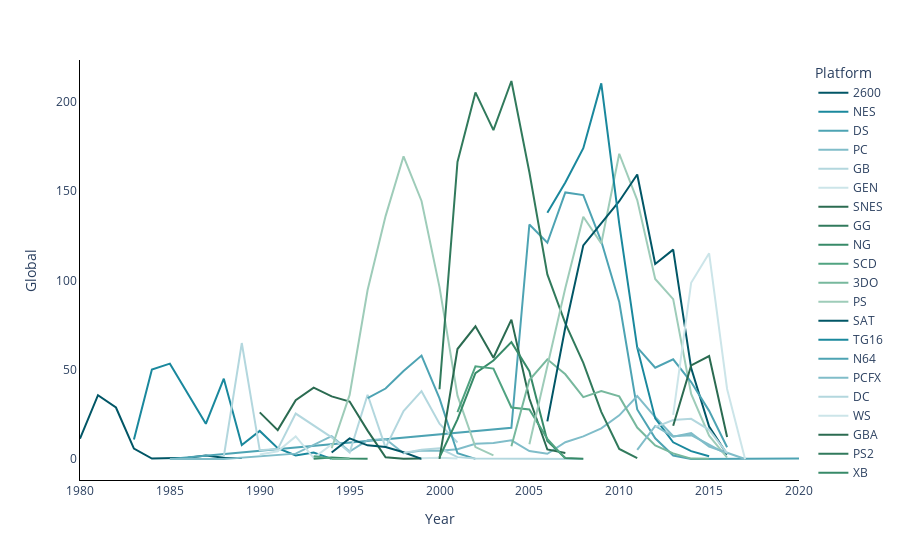

Notebook code for this chart:
### Markdown cell above
### andere Diagramme

### Code cell
# line diagram

def line_diagram(main_filter, sales_filter):
    df_l = df[df['Global'] > sales_filter]
    df_l = df_l.groupby(['Year', main_filter], as_index=False)['Global'].sum()

    line_fig = px.line(df_l, x='Year', y='Global', color=main_filter, color_discrete_sequence= ['#015666', '#1a889d', '#4da3b3', '#80bdc9', '#b3d7de', '#cce5e9',  '#2b6b51', '#317a5c','#378a68','#50a381', '#77b89d', '#9eccb9' ])
    line_fig.update_layout(plot_bgcolor='white',paper_bgcolor='white')
    line_fig.update_xaxes(showline=True, linewidth=1, linecolor='black')
    line_fig.update_yaxes(showline=True, linewidth=1, linecolor='black')
    return line_fig

line_diagram('Platform', 0)

### Figure 1 — Plotly figure (JSON) as saved in the notebook; plotly's stock layout.template omitted (floating-point values rounded to 4 significant figures)
{"data": [{"hovertemplate": "Platform=2600<br>Year=%{x}<br>Global=%{y}<extra></extra>", "legendgroup": "2600", "line": {"color": "#015666", "dash": "solid"}, "marker": {"symbol": "circle"}, "mode": "lines", "name": "2600", "orientation": "v", "showlegend": true, "x": [1980.0, 1981.0, 1982.0, 1983.0, 1984.0, 1985.0, 1986.0, 1987.0, 1988.0, 1989.0], "xaxis": "x", "y": [11.38, 35.77, 28.86, 5.83, 0.27, 0.45, 0.66, 1.98, 0.75, 0.62], "yaxis": "y", "type": "scatter"}, {"hovertemplate": "Platform=NES<br>Year=%{x}<br>Global=%{y}<extra></extra>", "legendgroup": "NES", "line": {"color": "#1a889d", "dash": "solid"}, "marker": {"symbol": "circle"}, "mode": "lines", "name": "NES", "orientation": "v", "showlegend": true, "x": [1983.0, 1984.0, 1985.0, 1986.0, 1987.0, 1988.0, 1989.0, 1990.0, 1991.0, 1992.0, 1993.0, 1994.0], "xaxis": "x", "y": [10.96, 50.09, 53.44, 36.41, 19.76, 45.01, 7.85, 15.74, 6.11, 1.98, 3.61, 0.11], "yaxis": "y", "type": "scatter"}, {"hovertemplate": "Platform=DS<br>Year=%{x}<br>Global=%{y}<extra></extra>", "legendgroup": "DS", "line": {"color": "#4da3b3", "dash": "solid"}, "marker": {"symbol": "circle"}, "mode": "lines", "name": "DS", "orientation": "v", "showlegend": true, "x": [1985.0, 2004.0, 2005.0, 2006.0, 2007.0, 2008.0, 2009.0, 2010.0, 2011.0, 2012.0, 2013.0, 2014.0, 2020.0], "xaxis": "x", "y": [0.02, 17.46, 131.4, 121.2, 149.4, 147.9, 122.0, 87.98, 27.8, 11.64, 1.96, 0.02, 0.29], "yaxis": "y", "type": "scatter"}, {"hovertemplate": "Platform=PC<br>Year=%{x}<br>Global=%{y}<extra></extra>", "legendgroup": "PC", "line": {"color": "#80bdc9", "dash": "solid"}, "marker": {"symbol": "circle"}, "mode": "lines", "name": "PC", "orientation": "v", "showlegend": true, "x": [1985.0, 1988.0, 1992.0, 1994.0, 1995.0, 1996.0, 1997.0, 1998.0, 1999.0, 2000.0, 2001.0, 2002.0, 2003.0, 2004.0, 2005.0, 2006.0, 2007.0, 2008.0, 2009.0, 2010.0, 2011.0, 2012.0, 2013.0, 2014.0, 2015.0, 2016.0], "xaxis": "x", "y": [0.03, 0.03, 3.02, 12.85, 4.23, 10.59, 11.26, 3.28, 4.75, 4.68, 5.51, 8.6, 8.96, 10.46, 4.47, 2.97, 9.4, 12.67, 17.16, 24.46, 35.25, 23.53, 12.83, 13.39, 8.07, 2.6], "yaxis": "y", "type": "scatter"}, {"hovertemplate": "Platform=GB<br>Year=%{x}<br>Global=%{y}<extra></extra>", "legendgroup": "GB", "line": {"color": "#b3d7de", "dash": "solid"}, "marker": {"symbol": "circle"}, "mode": "lines", "name": "GB", "orientation": "v", "showlegend": true, "x": [1988.0, 1989.0, 1990.0, 1991.0, 1992.0, 1994.0, 1995.0, 1996.0, 1997.0, 1998.0, 1999.0, 2000.0, 2001.0], "xaxis": "x", "y": [1.43, 64.98, 4.89, 5.57, 25.48, 12.17, 3.6, 36.02, 6.37, 26.9, 38.01, 19.76, 9.24], "yaxis": "y", "type": "scatter"}, {"hovertemplate": "Platform=GEN<br>Year=%{x}<br>Global=%{y}<extra></extra>", "legendgroup": "GEN", "line": {"color": "#cce5e9", "dash": "solid"}, "marker": {"symbol": "circle"}, "mode": "lines", "name": "GEN", "orientation": "v", "showlegend": true, "x": [1990.0, 1991.0, 1992.0, 1993.0, 1994.0], "xaxis": "x", "y": [2.6, 4.34, 12.66, 0.65, 8.11], "yaxis": "y", "type": "scatter"}, {"hovertemplate": "Platform=SNES<br>Year=%{x}<br>Global=%{y}<extra></extra>", "legendgroup": "SNES", "line": {"color": "#2b6b51", "dash": "solid"}, "marker": {"symbol": "circle"}, "mode": "lines", "name": "SNES", "orientation": "v", "showlegend": true, "x": [1990.0, 1991.0, 1992.0, 1993.0, 1994.0, 1995.0, 1996.0, 1997.0, 1998.0, 1999.0], "xaxis": "x", "y": [26.16, 16.21, 32.98, 40.01, 35.08, 32.21, 15.93, 0.99, 0.22, 0.26], "yaxis": "y", "type": "scatter"}, {"hovertemplate": "Platform=GG<br>Year=%{x}<br>Global=%{y}<extra></extra>", "legendgroup": "GG", "line": {"color": "#317a5c", "dash": "solid"}, "marker": {"symbol": "circle"}, "mode": "lines", "name": "GG", "orientation": "v", "showlegend": true, "x": [1992.0], "xaxis": "x", "y": [0.04], "yaxis": "y", "type": "scatter"}, {"hovertemplate": "Platform=NG<br>Year=%{x}<br>Global=%{y}<extra></extra>", "legendgroup": "NG", "line": {"color": "#378a68", "dash": "solid"}, "marker": {"symbol": "circle"}, "mode": "lines", "name": "NG", "orientation": "v", "showlegend": true, "x": [1993.0, 1994.0, 1995.0, 1996.0], "xaxis": "x", "y": [0.21, 0.8, 0.33, 0.1], "yaxis": "y", "type": "scatter"}, {"hovertemplate": "Platform=SCD<br>Year=%{x}<br>Global=%{y}<extra></extra>", "legendgroup": "SCD", "line": {"color": "#50a381", "dash": "solid"}, "marker": {"symbol": "circle"}, "mode": "lines", "name": "SCD", "orientation": "v", "showlegend": true, "x": [1993.0, 1994.0], "xaxis": "x", "y": [1.5, 0.37], "yaxis": "y", "type": "scatter"}, {"hovertemplate": "Platform=3DO<br>Year=%{x}<br>Global=%{y}<extra></extra>", "legendgroup": "3DO", "line": {"color": "#77b89d", "dash": "solid"}, "marker": {"symbol": "circle"}, "mode": "lines", "name": "3DO", "orientation": "v", "showlegend": true, "x": [1994.0, 1995.0], "xaxis": "x", "y": [0.02, 0.08], "yaxis": "y", "type": "scatter"}, {"hovertemplate": "Platform=PS<br>Year=%{x}<br>Global=%{y}<extra></extra>", "legendgroup": "PS", "line": {"color": "#9eccb9", "dash": "solid"}, "marker": {"symbol": "circle"}, "mode": "lines", "name": "PS", "orientation": "v", "showlegend": true, "x": [1994.0, 1995.0, 1996.0, 1997.0, 1998.0, 1999.0, 2000.0, 2001.0, 2002.0, 2003.0], "xaxis": "x", "y": [6.02, 35.92, 94.68, 136.1, 169.6, 144.6, 96.28, 35.52, 6.69, 2.05], "yaxis": "y", "type": "scatter"}, {"hovertemplate": "Platform=SAT<br>Year=%{x}<br>Global=%{y}<extra></extra>", "legendgroup": "SAT", "line": {"color": "#015666", "dash": "solid"}, "marker": {"symbol": "circle"}, "mode": "lines", "name": "SAT", "orientation": "v", "showlegend": true, "x": [1994.0, 1995.0, 1996.0, 1997.0, 1998.0, 1999.0], "xaxis": "x", "y": [3.64, 11.58, 7.69, 6.77, 3.82, 0.09], "yaxis": "y", "type": "scatter"}, {"hovertemplate": "Platform=TG16<br>Year=%{x}<br>Global=%{y}<extra></extra>", "legendgroup": "TG16", "line": {"color": "#1a889d", "dash": "solid"}, "marker": {"symbol": "circle"}, "mode": "lines", "name": "TG16", "orientation": "v", "showlegend": true, "x": [1995.0], "xaxis": "x", "y": [0.16], "yaxis": "y", "type": "scatter"}, {"hovertemplate": "Platform=N64<br>Year=%{x}<br>Global=%{y}<extra></extra>", "legendgroup": "N64", "line": {"color": "#4da3b3", "dash": "solid"}, "marker": {"symbol": "circle"}, "mode": "lines", "name": "N64", "orientation": "v", "showlegend": true, "x": [1996.0, 1997.0, 1998.0, 1999.0, 2000.0, 2001.0, 2002.0], "xaxis": "x", "y": [34.11, 39.51, 49.28, 57.96, 34.01, 3.26, 0.08], "yaxis": "y", "type": "scatter"}, {"hovertemplate": "Platform=PCFX<br>Year=%{x}<br>Global=%{y}<extra></extra>", "legendgroup": "PCFX", "line": {"color": "#80bdc9", "dash": "solid"}, "marker": {"symbol": "circle"}, "mode": "lines", "name": "PCFX", "orientation": "v", "showlegend": true, "x": [1996.0], "xaxis": "x", "y": [0.03], "yaxis": "y", "type": "scatter"}, {"hovertemplate": "Platform=DC<br>Year=%{x}<br>Global=%{y}<extra></extra>", "legendgroup": "DC", "line": {"color": "#b3d7de", "dash": "solid"}, "marker": {"symbol": "circle"}, "mode": "lines", "name": "DC", "orientation": "v", "showlegend": true, "x": [1998.0, 1999.0, 2000.0, 2001.0, 2002.0, 2007.0, 2008.0], "xaxis": "x", "y": [3.39, 5.17, 5.99, 1.07, 0.29, 0.02, 0.04], "yaxis": "y", "type": "scatter"}, {"hovertemplate": "Platform=WS<br>Year=%{x}<br>Global=%{y}<extra></extra>", "legendgroup": "WS", "line": {"color": "#cce5e9", "dash": "solid"}, "marker": {"symbol": "circle"}, "mode": "lines", "name": "WS", "orientation": "v", "showlegend": true, "x": [1999.0, 2000.0, 2001.0], "xaxis": "x", "y": [0.46, 0.68, 0.28], "yaxis": "y", "type": "scatter"}, {"hovertemplate": "Platform=GBA<br>Year=%{x}<br>Global=%{y}<extra></extra>", "legendgroup": "GBA", "line": {"color": "#2b6b51", "dash": "solid"}, "marker": {"symbol": "circle"}, "mode": "lines", "name": "GBA", "orientation": "v", "showlegend": true, "x": [2000.0, 2001.0, 2002.0, 2003.0, 2004.0, 2005.0, 2006.0, 2007.0], "xaxis": "x", "y": [0.06, 61.62, 74.38, 56.73, 78.09, 33.9, 5.35, 3.43], "yaxis": "y", "type": "scatter"}, {"hovertemplate": "Platform=PS2<br>Year=%{x}<br>Global=%{y}<extra></extra>", "legendgroup": "PS2", "line": {"color": "#317a5c", "dash": "solid"}, "marker": {"symbol": "circle"}, "mode": "lines", "name": "PS2", "orientation": "v", "showlegend": true, "x": [2000.0, 2001.0, 2002.0, 2003.0, 2004.0, 2005.0, 2006.0, 2007.0, 2008.0, 2009.0, 2010.0, 2011.0], "xaxis": "x", "y": [39.11, 166.4, 205.4, 184.3, 211.8, 160.7, 103.4, 75.99, 53.83, 26.45, 5.63, 0.47], "yaxis": "y", "type": "scatter"}, {"hovertemplate": "Platform=XB<br>Year=%{x}<br>Global=%{y}<extra></extra>", "legendgroup": "XB", "line": {"color": "#378a68", "dash": "solid"}, "marker": {"symbol": "circle"}, "mode": "lines", "name": "XB", "orientation": "v", "showlegend": true, "x": [2000.0, 2001.0, 2002.0, 2003.0, 2004.0, 2005.0, 2006.0, 2007.0, 2008.0], "xaxis": "x", "y": [0.99, 22.24, 48.15, 55.16, 65.5, 49.17, 10.15, 0.55, 0.18], "yaxis": "y", "type": "scatter"}, {"hovertemplate": "Platform=GC<br>Year=%{x}<br>Global=%{y}<extra></extra>", "legendgroup": "GC", "line": {"color": "#50a381", "dash": "solid"}, "marker": {"symbol": "circle"}, "mode": "lines", "name": "GC", "orientation": "v", "showlegend": true, "x": [2001.0, 2002.0, 2003.0, 2004.0, 2005.0, 2006.0, 2007.0], "xaxis": "x", "y": [26.3, 51.93, 50.66, 28.89, 27.8, 11.29, 0.27], "yaxis": "y", "type": "scatter"}, {"hovertemplate": "Platform=PSP<br>Year=%{x}<br>Global=%{y}<extra></extra>", "legendgroup": "PSP", "line": {"color": "#77b89d", "dash": "solid"}, "marker": {"symbol": "circle"}, "mode": "lines", "name": "PSP", "orientation": "v", "showlegend": true, "x": [2004.0, 2005.0, 2006.0, 2007.0, 2008.0, 2009.0, 2010.0, 2011.0, 2012.0, 2013.0, 2014.0, 2015.0], "xaxis": "x", "y": [7.13, 44.23, 55.85, 47.48, 34.68, 38.07, 35.09, 17.66, 7.66, 3.19, 0.24, 0.12], "yaxis": "y", "type": "scatter"}, {"hovertemplate": "Platform=X360<br>Year=%{x}<br>Global=%{y}<extra></extra>", "legendgroup": "X360", "line": {"color": "#9eccb9", "dash": "solid"}, "marker": {"symbol": "circle"}, "mode": "lines", "name": "X360", "orientation": "v", "showlegend": true, "x": [2005.0, 2006.0, 2007.0, 2008.0, 2009.0, 2010.0, 2011.0, 2012.0, 2013.0, 2014.0, 2015.0, 2016.0], "xaxis": "x", "y": [8.32, 51.88, 95.84, 135.8, 120.8, 171.0, 145.0, 100.9, 89.59, 36.42, 13.05, 0.83], "yaxis": "y", "type": "scatter"}, {"hovertemplate": "Platform=PS3<br>Year=%{x}<br>Global=%{y}<extra></extra>", "legendgroup": "PS3", "line": {"color": "#015666", "dash": "solid"}, "marker": {"symbol": "circle"}, "mode": "lines", "name": "PS3", "orientation": "v", "showlegend": true, "x": [2006.0, 2007.0, 2008.0, 2009.0, 2010.0, 2011.0, 2012.0, 2013.0, 2014.0, 2015.0, 2016.0], "xaxis": "x", "y": [21.07, 73.81, 119.7, 132.3, 144.4, 159.4, 109.3, 117.3, 50.96, 18.18, 2.59], "yaxis": "y", "type": "scatter"}, {"hovertemplate": "Platform=Wii<br>Year=%{x}<br>Global=%{y}<extra></extra>", "legendgroup": "Wii", "line": {"color": "#1a889d", "dash": "solid"}, "marker": {"symbol": "circle"}, "mode": "lines", "name": "Wii", "orientation": "v", "showlegend": true, "x": [2006.0, 2007.0, 2008.0, 2009.0, 2010.0, 2011.0, 2012.0, 2013.0, 2014.0, 2015.0], "xaxis": "x", "y": [137.9, 155.0, 174.2, 210.4, 131.8, 62.41, 22.77, 9.36, 4.44, 1.55], "yaxis": "y", "type": "scatter"}, {"hovertemplate": "Platform=3DS<br>Year=%{x}<br>Global=%{y}<extra></extra>", "legendgroup": "3DS", "line": {"color": "#4da3b3", "dash": "solid"}, "marker": {"symbol": "circle"}, "mode": "lines", "name": "3DS", "orientation": "v", "showlegend": true, "x": [2011.0, 2012.0, 2013.0, 2014.0, 2015.0, 2016.0], "xaxis": "x", "y": [62.53, 51.14, 55.88, 43.14, 26.99, 6.6], "yaxis": "y", "type": "scatter"}, {"hovertemplate": "Platform=PSV<br>Year=%{x}<br>Global=%{y}<extra></extra>", "legendgroup": "PSV", "line": {"color": "#80bdc9", "dash": "solid"}, "marker": {"symbol": "circle"}, "mode": "lines", "name": "PSV", "orientation": "v", "showlegend": true, "x": [2011.0, 2012.0, 2013.0, 2014.0, 2015.0, 2016.0, 2017.0], "xaxis": "x", "y": [5.15, 18.53, 12.48, 14.5, 7.0, 3.4, 0.02], "yaxis": "y", "type": "scatter"}, {"hovertemplate": "Platform=WiiU<br>Year=%{x}<br>Global=%{y}<extra></extra>", "legendgroup": "WiiU", "line": {"color": "#b3d7de", "dash": "solid"}, "marker": {"symbol": "circle"}, "mode": "lines", "name": "WiiU", "orientation": "v", "showlegend": true, "x": [2012.0, 2013.0, 2014.0, 2015.0, 2016.0], "xaxis": "x", "y": [17.84, 21.84, 22.51, 16.38, 3.29], "yaxis": "y", "type": "scatter"}, {"hovertemplate": "Platform=PS4<br>Year=%{x}<br>Global=%{y}<extra></extra>", "legendgroup": "PS4", "line": {"color": "#cce5e9", "dash": "solid"}, "marker": {"symbol": "circle"}, "mode": "lines", "name": "PS4", "orientation": "v", "showlegend": true, "x": [2013.0, 2014.0, 2015.0, 2016.0, 2017.0], "xaxis": "x", "y": [24.76, 98.76, 115.2, 39.25, 0.03], "yaxis": "y", "type": "scatter"}, {"hovertemplate": "Platform=XOne<br>Year=%{x}<br>Global=%{y}<extra></extra>", "legendgroup": "XOne", "line": {"color": "#2b6b51", "dash": "solid"}, "marker": {"symbol": "circle"}, "mode": "lines", "name": "XOne", "orientation": "v", "showlegend": true, "x": [2013.0, 2014.0, 2015.0, 2016.0], "xaxis": "x", "y": [18.6, 52.43, 57.66, 12.37], "yaxis": "y", "type": "scatter"}], "layout": {"xaxis": {"anchor": "y", "domain": [0.0, 1.0], "title": {"text": "Year"}, "showline": true, "linewidth": 1, "linecolor": "black"}, "yaxis": {"anchor": "x", "domain": [0.0, 1.0], "title": {"text": "Global"}, "showline": true, "linewidth": 1, "linecolor": "black"}, "legend": {"title": {"text": "Platform"}, "tracegroupgap": 0}, "margin": {"t": 60}, "plot_bgcolor": "white", "paper_bgcolor": "white"}}
